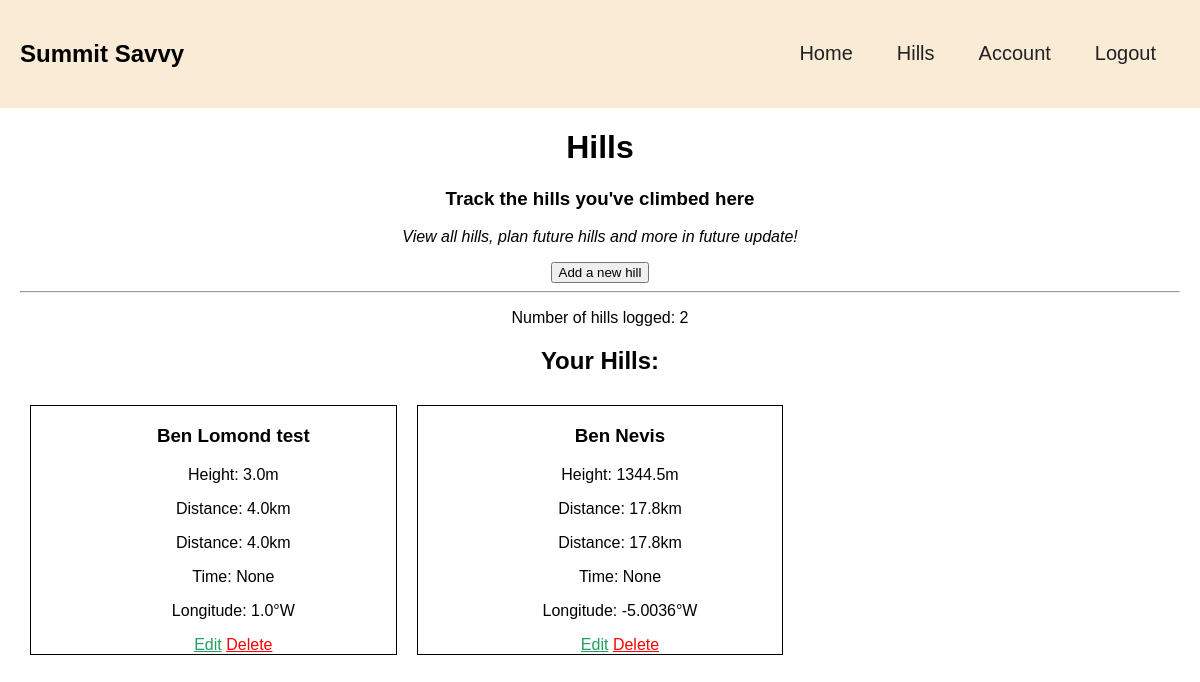
/hills (signed in), run on the app's committed database.
### app/models.py (models this page shows)
class Hill(db.Model):
    __tablename__ = 'hills'
    id: so.Mapped[int] = so.mapped_column(primary_key=True)
    title: so.Mapped[str] = so.mapped_column(sa.String(255), index=True)
    distance: so.Mapped[str] = so.mapped_column(sa.Float(255), index=True, nullable=True)
    height: so.Mapped[Optional[str]] = so.mapped_column(sa.Float(255), index=True, nullable=True)
    time: so.Mapped[Optional[str]] = so.mapped_column(sa.String(20), index=True, nullable=True)
    latitude: so.Mapped[str] = so.mapped_column(sa.Float(255), index=True, nullable=True)
    longitude: so.Mapped[str] = so.mapped_column(sa.Float(255), index=True, nullable=True)
    user_id = so.mapped_column(sa.ForeignKey('users.id'))
    user = so.relationship('User', back_populates='hills')

### app/routes.py (the view)
@login_required
@app.route('/hills')
def hills():
    hills = Hill.query.filter_by(user_id=current_user.id).all()
    return render_template('hills.html', hills=hills)

### app/models.py (called while the page is built)
@login.user_loader
def load_user(id):
    return db.session.get(User, int(id))

### app/templates/hills.html (shortened to what this page needs)
{% extends "base.html" %}
{% block content %}
<link rel="stylesheet" href="{{ url_for('static', filename='hills.css') }}" />
<div class="hills-container">
    <h1>Hills</h1>
    <h3>Track the hills you've climbed here</h3>
    <p><i>View all hills, plan future hills and more in future update!</i></p>
    <a href="{{ url_for('add_new_hill') }}">
        <button>Add a new hill</button>
    </a>
    <hr>
    <div class="your-hills-container">
        <p>Number of hills logged: {{ hills|length }}</p>
        <h2>Your Hills:</h2>
        <div class="your-hills">
            {% for hill in hills %}
                <ul class='single-hill'>
                    <li><h3>{{ hill.title }}</h3></li>
                    <li><p>Height: {{ hill.height if hill.height else '-'}}{{ 'm' if hill.height else '' }}</p></li>
                    <li><p>Distance: {{ hill.distance if hill.distance else '-'}}{{ 'km' if hill.height else '' }}</p></li>
                    <li><p>Distance: {{ hill.distance if hill.distance else '-'}}{{ 'km' if hill.height else '' }}</p></li>
                    <li><p>Time: {{ hill.time if hill.latitude else '-'}}{{ 'M:H:S' if hill.time else '' }}</p></li>
                    <li><p>Longitude: {{ hill.longitude if hill.longitude else '-'}}{{ '°W' if hill.longitude else '' }}</p></li>
                    <a href="{{ url_for('edit_hill', hill_id=hill.id) }}">Edit</a>
                    <a href="{{ url_for('delete_hill', hill_id=hill.id) }}" onclick="return confirmDelete();" style="color: red;">Delete</a>
                </ul>
            {% endfor %}
        </div>
    </div>
</div>
{% endblock %}

### app/static/style.css (style rules this page uses)
:root { --white: #f4f4f4; --black: #212121; --off-white: #faebd7; --green-1: rgb(35, 160, 93); --green-2: rgb(44, 203, 118); }
html { font-family: Arial, Helvetica, sans-serif; }
body { margin: 0px; }
a { color: var(--green-1); }

### app/static/hills.css (style rules this page uses)
.hills-container { text-align: center; }
.your-hills { display: grid; grid-template-columns: 1fr 1fr 1fr; justify-content: center; align-items: center; }
.your-hills li { list-style: none; }
.single-hill { border: black solid 1px; margin: 10px; }

### data on the page
Hill: title "Ben Lomond test", height "3.0", height "m", distance "4.0", height "km", latitude+time "None", longitude "1.0", longitude "°W"
Hill: title "Ben Nevis", height "1344.5", height "m", distance "17.8", height "km", latitude+time "None", longitude "-5.0036", longitude "°W"

### other printed values
{{ hills|length }} "2"
